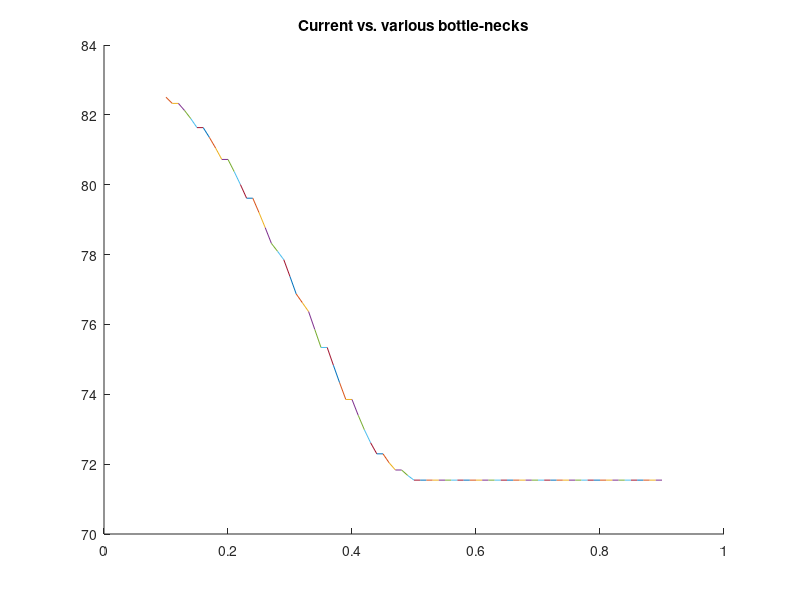

Source code (MATLAB):
%% Part 2(c)
% In part 2(c), we are now investigating the difference between current
% density and various bottle-neck sizes.

% Reset Everything
close all
clear

% Creating a loop for decreasing the bottle-neck size
for a = 0.1:1e-2:0.9

    % Setting variables
    nx = 50;            % Length of the region
    ny = nx*3/2;        % Width of the region, 3/2 of length
    G = sparse(nx*ny);  % Initialize a G matrix
    D = zeros(1, nx*ny);% Initialize a matrix for G matrix operation
    S = zeros(ny, nx);  % Initialize a matrix for sigma
    sigma1 = 1;         % Setting up parameter of sigma in different region
    sigma2 = 1e-2;
    box = [nx*2/5 nx*3/5 ny*a ny*(1-a)]; % Setting up the bottle-neck
    
    % Implement the G matrix with the bottle-neck condition in the region
    for i = 1:nx
        for j = 1:ny
            n = j + (i-1)*ny;
            
            if i == 1
                G(n, :) = 0;
                G(n, n) = 1;
                D(n) = 1;
            elseif i == nx
                G(n, :) = 0;
                G(n, n) = 1;
                D(n) = 0;
            elseif j == 1
                if i > box(1) && i < box(2)
                    G(n, n) = -3;
                    G(n, n+1) = sigma2;
                    G(n, n+ny) = sigma2;
                    G(n, n-ny) = sigma2;
                else
                    G(n, n) = -3;
                    G(n, n+1) = sigma1;
                    G(n, n+ny) = sigma1;
                    G(n, n-ny) = sigma1;
                end
            elseif j == ny
                if i > box(1) && i < box(2)
                    G(n, n) = -3;
                    G(n, n+1) = sigma2;
                    G(n, n+ny) = sigma2;
                    G(n, n-ny) = sigma2;
                else
                    G(n, n) = -3;
                    G(n, n+1) = sigma1;
                    G(n, n+ny) = sigma1;
                    G(n, n-ny) = sigma1;
                end
            else
                if i > box(1) && i < box(2) && (j < box(3)||j > box(4))
                    G(n, n) = -4;
                    G(n, n+1) = sigma2;
                    G(n, n-1) = sigma2;
                    G(n, n+ny) = sigma2;
                    G(n, n-ny) = sigma2;
                else
                    G(n, n) = -4;
                    G(n, n+1) = sigma1;
                    G(n, n-1) = sigma1;
                    G(n, n+ny) = sigma1;
                    G(n, n-ny) = sigma1;
                end
            end
        end
    end
    
    % Implement a matrix for sigma
    for L = 1 : nx
        for W = 1 : ny
            if L >= box(1) && L <= box(2)
                S(W, L) = sigma2;
            else
                S(W, L) = sigma1;
            end
            if L >= box(1) && L <= box(2) && W >= box(3) && W <= box(4)
                S(W, L) = sigma1;
            end
        end
    end
        
    % Calculating the voltage
    V = G\D';
        
    % Inverting the G matrix
    X = zeros(ny, nx, 1);
    for i = 1:nx
        for j = 1:ny
            n = j + (i-1)*ny;
            X(j,i) = V(n);
        end
    end
        
    % Calculating the electric field from voltage
    [Ex, Ey] = gradient(X);
        
    % Calculating the current density
    Jx = S.*Ex;
    Jy = S.*Ey;
    J = sqrt(Jx.^2 + Jy.^2);
        
    % Creating plot for comparing current density with various bottle-neck size
    figure(1)
    hold on
    if a == 0.1
        Cy = sum(J, 2);
        C = sum(Cy);
        previousC = C;
        plot([a, a], [previousC, C])
    end
    if a > 0.1
        previousC = C;
        Cy = sum(J, 2);
        C = sum(Cy);
        plot([a-1e-2, a], [previousC, C])
    end
    title("Current vs. various bottle-necks")

end

%% Discussion
% The current density will slowly decreasing then exponentially decreasing
% into a constant flat line as the bottle-neck decreases.